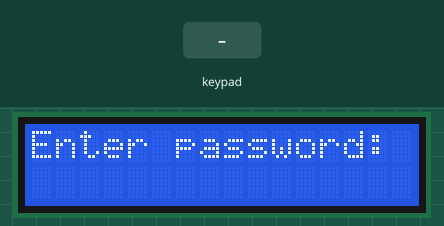
The sketch below on a simulated Arduino Uno, built with avr-gcc and run on an emulated ATmega328P. On the bench: 16×2 character LCD. The inputs (shaded band) are chosen by the test bench.

Above: at 1.8 s.
1.9 s: keypad keys 1 2 3 4 pressed 0.4 s apart
At 4.3 s:
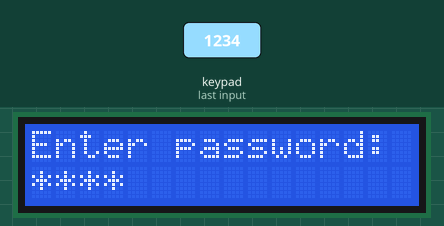
5.0 s: key 'B' pressed
At 6.1 s:
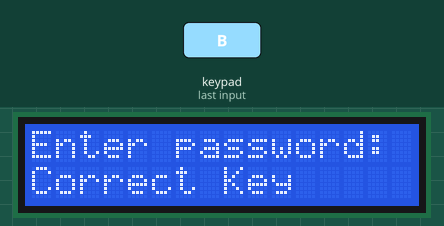
8.0 s: keypad keys 1 2 3 4 A pressed 0.4 s apart
At 10.5 s:
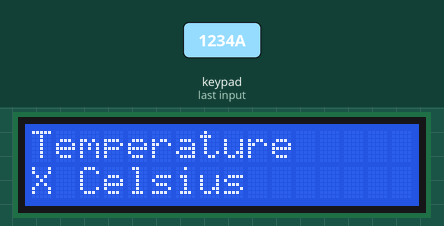
11.5 s: key '1' pressed
At 12.4 s:
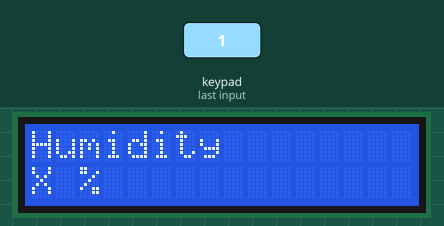
13.0 s: key '2' pressed
At 13.7 s:
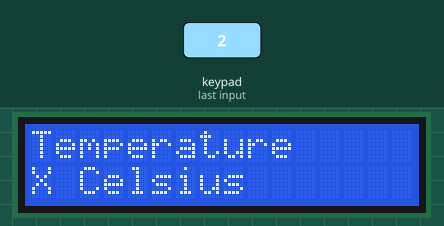
Timing chart, 0 to 15.5 s (numbered marks = the images above; inputs shaded):
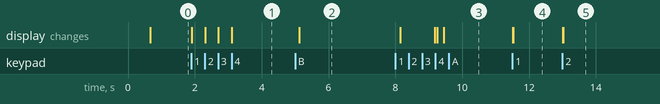

Measured:
- after the input at 1.9 s, the display: first changes at once (image 1 shows a later state)
- after the input at 5.0 s, the display: changes after 0.12 s (image 2)
- after the input at 8.0 s, the display: first differs from a run without the input after 1.3 s (image 3 shows a later state)
- after the input at 11.5 s, the display: first changes at once (image 4 shows a later state)
- after the input at 13.0 s, the display: first changes at once (image 5 shows a later state)

The sketch:

Interface.ino
```cpp
#include "Keypad.h"
#include "LiquidCrystal_I2C.h"
#include "stdio.h"
#include "string.h"
#include "stdlib.h"

//Initialize keyboard
const byte ROWS = 2; //four rows
const byte COLS = 4; //four columns
char keys[ROWS][COLS] = {
  {'1','2','3','A'},
  {'4','5','6','B'}
};

// Initialize screen
byte rowPins[ROWS] = {9, 8};
byte colPins[COLS] = {7, 6, 5, 4};

Keypad keypad = Keypad(makeKeymap(keys), rowPins, colPins, ROWS, COLS);
LiquidCrystal_I2C lcd(0x3F, 16, 2);

// Declaration of variables
char keyInput;
const int len_password = 4;
char master_password[len_password] = {'1','2','3','4'};
char attempt_password[len_password];
int cursor_pass = 0;
bool unlocked = false;
bool initialized = false;
bool exitLoop = false;
int screenID = 0;
String screens [3][2] = {{"Choose an option","Hum 1, Temp 2"}, {"Humidity", "X %"}, {"Temperature","X Celsius"}};
int i = 0;

// Declaration of functions
void menu(){
  lcd.setCursor(0,0);
  lcd.print(screens[screenID][0]);
  lcd.setCursor(0,1);
  lcd.print(screens[screenID][1]);

  keyInput = keypad.getKey();
  //keyPress(keyInput);

    switch (keyInput) {
      case '1':
        lcd.clear();
        screenID = 1;
        break;
      case '2':
        lcd.clear();
        screenID = 2;
        break;
      case 'B':
        lcd.clear();
        screenID = 0;
      default:
        break;
    }
}

void keyPress(char key){

  if (key){
        //Serial.println(key);
        //lcd.clear();
        lcd.setCursor(0,1);
        lcd.print(key);
        delay(100);

  }
}

void checkPASS()
{
   int correct=0;
   int i;
   for (i=0; i<len_password; i++) {
    if (attempt_password[i]==master_password[i]) {
      correct++;
      }
    }
   if (correct==len_password && cursor_pass==len_password){
    lcd.setCursor(0,1);
    lcd.print("Correct Key");
    delay(3000);
    unlocked = true;
    cursor_pass=0;
    lcd.clear();
    lcd.setCursor(0,0);
    lcd.print("Insert Password");
   }
   else
   {
    lcd.setCursor(0,1);
    lcd.print("Incorrect Key");
    delay(3000);
    cursor_pass=0;
    lcd.clear();
    lcd.setCursor(0,0);
    lcd.print("Insert Password");
   }
   for (int zz=0; zz<len_password; zz++) {
    attempt_password[zz]=0;
   }

}

// Main script

void setup() {
   Serial.begin(115200);
   lcd.begin(16,2);
   lcd.init();
   lcd.backlight();
   lcd.setCursor(0,0);
   lcd.print("Initializing setup");
   delay(500);
   lcd.clear();
   lcd.setCursor(0,0);
   lcd.print("Enter password:");
}

void loop() {


  while(unlocked == false){
    keyInput = keypad.getKey();
    lcd.setCursor(cursor_pass-1,1);
    lcd.print("*");
    if (keyInput){
      switch(keyInput){
        case 'A':
          cursor_pass=0;
          lcd.setCursor(0,1);
          lcd.print("                ");
          break;
        case 'B':
          delay(100); // added debounce
          checkPASS();
          break;
        default:
          attempt_password[cursor_pass]=keyInput;
          cursor_pass++;
        }
    }

  };

  //lcd.clear();

  if(initialized ==false){ // entry message
    lcd.setCursor(0,0);
    lcd.print("Device unlocked");
    delay(1000);
    initialized = true;
    lcd.clear();
  }

  menu();


  // keyInput = keypad.getKey();
  // keyPress(keyInput);


}
```
